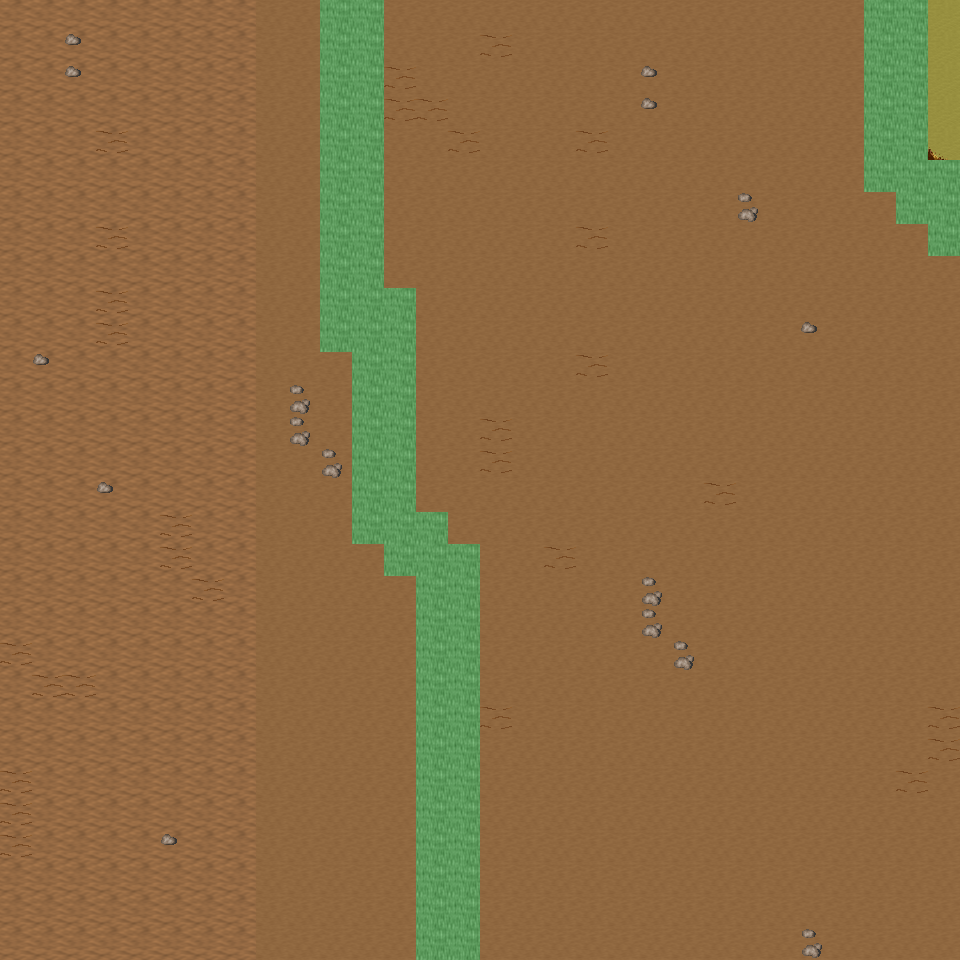

Tiled map render using the project's own tile images. Description and the map definition, with tile-layer contents summarised, below:
An orthogonal 30x30 tile map with 32x32 px tiles, 6 tile layers (Ground, Object, Object2, Above, ...), 17 tilesets and 6 objects (6x mapExit).

<map version="1.0" orientation="orthogonal" renderorder="right-down" width="30" height="30" tilewidth="32" tileheight="32" nextobjectid="7">
  <tileset firstgid="1" name="tileset_ground_ground" tilewidth="32" tileheight="32" tilecount="33" columns="3">
    <image source="../drawable/tileset_ground_ground.png" width="96" height="352" />
  </tileset>
  <tileset firstgid="34" name="tileset_ground_rock_pebbles" tilewidth="32" tileheight="32" tilecount="3" columns="1">
    <image source="../drawable/tileset_ground_rock_pebbles.png" width="32" height="96" />
  </tileset>
  <tileset firstgid="37" name="tileset_ground_grass_edges" tilewidth="32" tileheight="32" tilecount="36" columns="12">
    <image source="../drawable/tileset_ground_grass_edges.png" width="384" height="96" />
  </tileset>
  <tileset firstgid="73" name="tileset_plant_flower_daisy_white" tilewidth="32" tileheight="32" tilecount="8" columns="2">
    <image source="../drawable/tileset_plant_flower_daisy_white.png" width="64" height="128" />
  </tileset>
  <tileset firstgid="81" name="tileset_ground_ridge_earth_dark" tilewidth="32" tileheight="32" tilecount="96" columns="12">
    <image source="../drawable/tileset_ground_ridge_earth_dark.png" width="384" height="256" />
  </tileset>
  <tileset firstgid="177" name="tileset_plant_grasses" tilewidth="32" tileheight="32" tilecount="6" columns="3">
    <image source="../drawable/tileset_plant_grasses.png" width="96" height="64" />
  </tileset>
  <tileset firstgid="183" name="tileset_ground_earth_edges" tilewidth="32" tileheight="32" tilecount="18" columns="6">
    <image source="../drawable/tileset_ground_earth_edges.png" width="192" height="96" />
  </tileset>
  <tileset firstgid="201" name="tileset_ground_pothole" tilewidth="32" tileheight="32" tilecount="4" columns="4">
    <image source="../drawable/tileset_ground_pothole.png" width="128" height="32" />
  </tileset>
  <tileset firstgid="205" name="tileset_item_statue_green_stone_3" tilewidth="32" tileheight="32" tilecount="3" columns="1">
    <image source="../drawable/tileset_item_statue_green_stone_3.png" width="32" height="96" />
  </tileset>
  <tileset firstgid="208" name="tileset_ground_rock_rocks_2" tilewidth="32" tileheight="32" tilecount="4" columns="2">
    <image source="../drawable/tileset_ground_rock_rocks_2.png" width="64" height="64" />
  </tileset>
  <tileset firstgid="212" name="tileset_logic_creature_animal" tilewidth="32" tileheight="32" tilecount="32" columns="8">
    <image source="../drawable/tileset_logic_creature_animal.png" width="256" height="128" />
  </tileset>
  <tileset firstgid="244" name="tileset_logic_collision" tilewidth="32" tileheight="32" tilecount="1" columns="1">
    <image source="../drawable/tileset_logic_collision.png" width="32" height="32" />
  </tileset>
  <tileset firstgid="245" name="tileset_plant_tree_taller_trees" tilewidth="32" tileheight="32" tilecount="32" columns="8">
    <image source="../drawable/tileset_plant_tree_taller_trees.png" width="256" height="128" />
  </tileset>
  <tileset firstgid="277" name="tileset_plant_tree_spruce" tilewidth="32" tileheight="32" tilecount="6" columns="2">
    <image source="../drawable/tileset_plant_tree_spruce.png" width="64" height="96" />
  </tileset>
  <tileset firstgid="283" name="tileset_plant_bush_bush_mult_colored" tilewidth="32" tileheight="32" tilecount="6" columns="3">
    <image source="../drawable/tileset_plant_bush_bush_mult_colored.png" width="96" height="64" />
  </tileset>
  <tileset firstgid="289" name="tileset_plant_tree_pine_tree" tilewidth="32" tileheight="32" tilecount="20" columns="4">
    <image source="../drawable/tileset_plant_tree_pine_tree.png" width="128" height="160" />
  </tileset>
  <tileset firstgid="309" name="tileset_plant_tree_pine_tree_1" tilewidth="32" tileheight="32" tilecount="20" columns="4">
    <image source="../drawable/tileset_plant_tree_pine_tree_1.png" width="128" height="160" />
  </tileset>
  <layer name="Ground" width="30" height="30">
    <data>[900 cells, 900 non-empty, 3 distinct tile ids]</data>
  </layer>
  <layer name="Object" width="30" height="30">
    <data>[900 cells, 126 non-empty, 17 distinct tile ids]</data>
  </layer>
  <layer name="Object2" width="30" height="30">
    <data>[900 cells, 0 non-empty, 0 distinct tile ids]</data>
  </layer>
  <layer name="Above" width="30" height="30">
    <data>[900 cells, 0 non-empty, 0 distinct tile ids]</data>
  </layer>
  <layer name="Above2" width="30" height="30">
    <data>[900 cells, 0 non-empty, 0 distinct tile ids]</data>
  </layer>
  <layer name="Walkable" width="30" height="30">
    <data>[900 cells, 80 non-empty, 1 distinct tile ids]</data>
  </layer>
  <objectgroup name="MapEvents">
    <object id="1" name="north" type="mapExit" x="0" y="0" width="320" height="32">
      <properties>
        <property name="map" value="level_0_x72_y59" />
        <property name="x" value="0" />
        <property name="y" value="28" />
      </properties>
    </object>
    <object id="2" name="north2" type="mapExit" x="384" y="0" width="480" height="32">
      <properties>
        <property name="map" value="level_0_x72_y59" />
        <property name="x" value="12" />
        <property name="y" value="28" />
      </properties>
    </object>
    <object id="3" name="north3" type="mapExit" x="928" y="0" width="32" height="32">
      <properties>
        <property name="map" value="level_0_x72_y59" />
        <property name="x" value="29" />
        <property name="y" value="28" />
      </properties>
    </object>
    <object id="4" name="south" type="mapExit" x="0" y="928" width="416" height="32">
      <properties>
        <property name="map" value="level_0_x72_y61" />
        <property name="x" value="0" />
        <property name="y" value="1" />
      </properties>
    </object>
    <object id="5" name="south2" type="mapExit" x="480" y="928" width="480" height="32">
      <properties>
        <property name="map" value="level_0_x72_y61" />
        <property name="x" value="15" />
        <property name="y" value="1" />
      </properties>
    </object>
    <object id="6" name="west" type="mapExit" x="0" y="0" width="32" height="960">
      <properties>
        <property name="map" value="level_0_x71_y60" />
        <property name="x" value="28" />
        <property name="y" value="0" />
      </properties>
    </object>
  </objectgroup>
</map>
